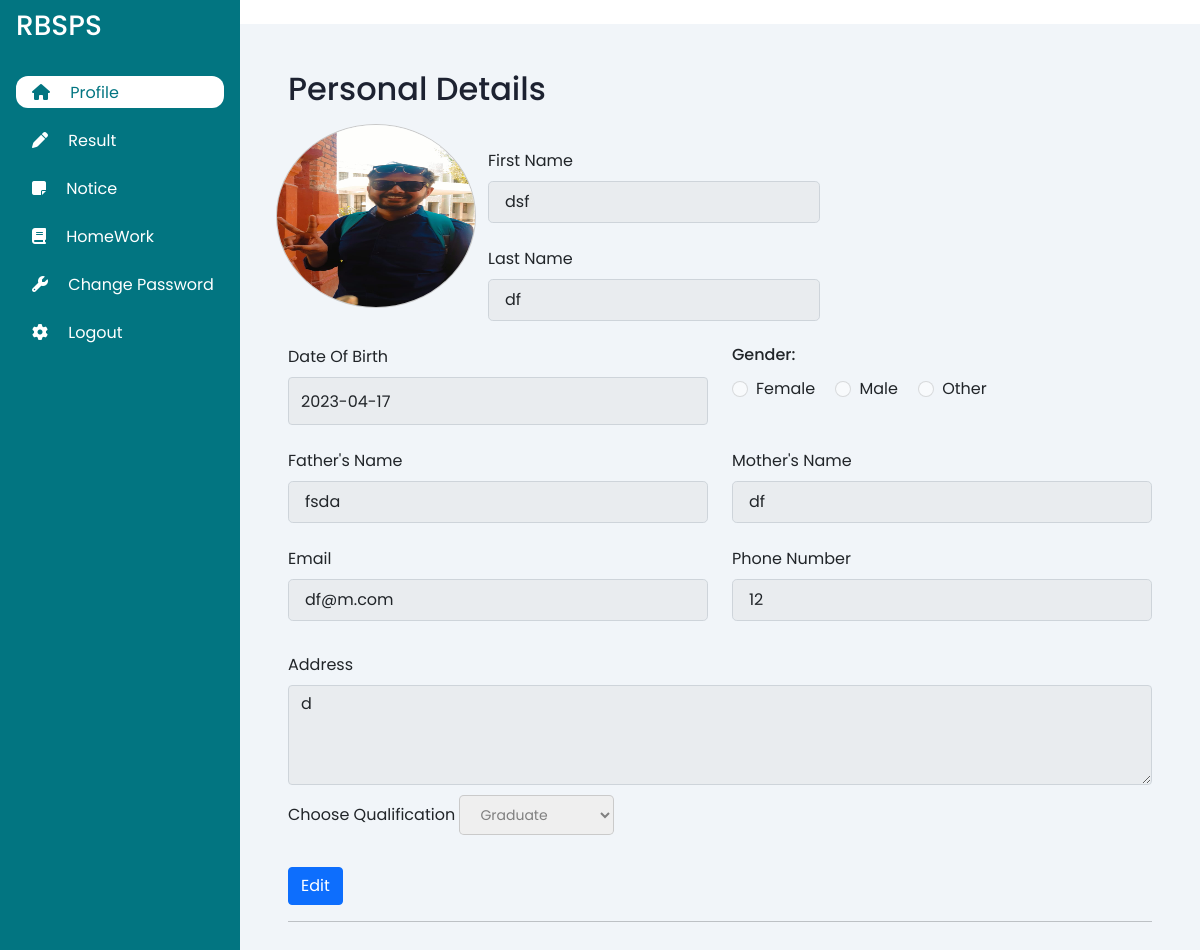
The page /teachers/ (signed in) on the database its author committed.
### tables this page shows
CREATE TABLE `teacher` (
  `sid` int(11) NOT NULL,
  `username` varchar(100) NOT NULL,
  `ph` int(15) NOT NULL,
  `name` varchar(100) NOT NULL,
  `gender` varchar(10) NOT NULL,
  `fname` varchar(100) NOT NULL,
  `mname` varchar(100) NOT NULL,
  `dob` date NOT NULL,
  `email` varchar(100) NOT NULL,
  `qual` varchar(100) NOT NULL,
  `lastname` varchar(100) NOT NULL,
  `address` text NOT NULL,
  `pass` varchar(260) NOT NULL,
  `path` varchar(500) NOT NULL
);

### teachers/index.php (the view, shortened to what this page needs)
<?php
require '../connection.php';
$user = $_SESSION['username'];
?>
<!DOCTYPE html>
<html lang="en">
<head>
    <link rel="stylesheet" href="//cdn.datatables.net/1.11.5/css/jquery.dataTables.min.css">
    <link rel="stylesheet" href="//cdn.datatables.net/1.12.1/css/jquery.dataTables.min.css">
    <link href="https://cdn.jsdelivr.net/npm/bootstrap@5.1.3/dist/css/bootstrap.min.css" rel="stylesheet"
>
    <link rel="stylesheet" href="style.css">
</head>
<body>
    <div class="sidebar">
        <div class="sidebar-header">
            <h3 class="brand">
                <span>RBSPS</span>
            </h3>
        </div>
        <div class="sidebar-menu">
            <ul>
                <li class="active">
                    <a href="#">
                        <i class="fa-sharp fa-solid fa-house"></i>
                        <span>Profile</span>
                    </a>
                </li>
                <li>
                    <a href="editResult.php">
                        <i class="fa-solid fa-pen"></i>
                        <span>Result</span>
                    </a>
                </li>
                <li>
                    <a href="viewNotice.php">
                        <i class="fa fa-sticky-note"></i>
                        <span>Notice</span>
                    </a>
                </li>
                <li>
                    <a href="assignHomework.php">
                        <i class="fa fa-book"></i>
                        <span>HomeWork</span>
                    </a>
                </li>
                <li>
                    <a href="">
                        <i class="fa-solid fa-wrench"></i>
                        <span>Change Password</span>
                    </a>
                </li>
                <li>
                    <a href="logout.php">
                        <i class="fa-solid fa-gear"></i>
                        <span>Logout</span>
                    </a>
                </li>
            </ul>
        </div>
    </div>
    <?php
$sql = "SELECT * FROM teacher WHERE username='$user'";
$result = mysqli_query($conn, $sql);
$row = mysqli_fetch_assoc($result)
?>
    <div class="main-content">
        <main>
            <h2 class="dash-title" style="margin-top: 30px;">Personal Details</h2>
            <form>
                <div class="row">
                    <img src="<?=$row['path']?>" alt="profile" style="border: 1px solid #c9c9c9; width: 12.5rem; height: 11.5rem; border-radius: 100%; background: white; padding: 0;" >
                    <div class="col" style="    margin-top: 25px; width: 75%">
                        <div class="col-md-6 mb-4">
                            <div class="form-outline">
                                <label class="form-label" for="firstName">First Name</label>
                                <input type="text" id="firstName" class="form-control form-control-lg"
                                    style="width:100%; font-size: 16px;" disabled  value="<?=$row['name']?>"/>
                            </div>
                        </div>
                        <div class="col-md-6 mb-4">
                            <div class="form-outline">
                                <label class="form-label" for="lastName">Last Name</label>
                                <input type="text" id="lastName" class="form-control form-control-lg" value="<?=$row['lastname']?>"
                                    disabled style="font-size: 16px;" />
                            </div>
                        </div>
                    </div>
                </div>
                <div class="row">
                    <div class="col-md-6 mb-4 d-flex align-items-center">
                        <div class="form-outline datepicker w-100">
                            <label for="birthdayDate" class="form-label">Date Of Birth</label>
                            <input type="text" class="form-control " id="birthdayDate" disabled
                                style="height: 48px; font-size: medium;" value="<?=$row['dob']?>">
                        </div>
                    </div>
                    <div class="col-md-6 mb-4">
                        <h6 class="mb-2 pb-1">Gender: </h6>
                        <?php
                        $gend = $row['gender'];
                        ?>
                        <div class="form-check form-check-inline">
                            <label class="form-check-label" for="femaleGender">Female</label>
                            <input class="form-check-input" type="radio" name="inlineRadioOptions" id="femaleGender"
                                value="Female" disabled <?php if($gend=='female'){echo 'checked';}?> />
                        </div>
                        <div class="form-check form-check-inline">
                            <label class="form-check-label" for="maleGender">Male</label>
                            <input class="form-check-input" type="radio" name="inlineRadioOptions" id="maleGender"
                                value="Male" disabled  <?php if($gend=='male'){echo 'checked';}?>/>
                        </div>
                        <div class="form-check form-check-inline">
                            <label class="form-check-label" for="otherGender">Other</label>
                            <input class="form-check-input" type="radio" name="inlineRadioOptions" id="otherGender"
                                value="Others" disabled <?php if($gend=='other'){echo 'checked';}?>/>
                        </div>
                    </div>
                </div>
                <div class="row">
                    <div class="col-md-6 mb-4">
                        <div class="form-outline">
                            <label class="form-label" for="father_name">Father's Name</label>
                            <input type="text" id="father_name" class="form-control form-control-lg"
                                style="width:100%; font-size: 16px;" value="<?=$row['fname']?>" disabled />
                        </div>
                    </div>
                    <div class="col-md-6 mb-4">
                        <div class="form-outline">
                            <label class="form-label" for="lastName">Mother's Name</label>
                            <input type="text" id="mother_name" class="form-control form-control-lg" disabled
                                style="font-size: 16px;" value="<?=$row['mname']?>" />
                        </div>
                    </div>
                </div>
                <div class="row">
                    <div class="col-md-6 mb-4 pb-2">
                        <div class="form-outline">
                            <label class="form-label" for="emailAddress">Email</label>
                            <input type="email" id="emailAddress" class="form-control form-control-lg" disabled
                                style="font-size: 16px;" value="<?=$row['email']?>" />
                        </div>
                    </div>
                    <div class="col-md-6 mb-4 pb-2">
                        <div class="form-outline">
                            <label class="form-label" for="phoneNumber">Phone Number</label>
                            <input type="tel" id="phoneNumber" class="form-control form-control-lg" disabled
                                style="font-size: 16px;" value="<?=$row['ph']?>" />
                        </div>
                    </div>
                </div>
                <div class="row">
                    <div style="margin-bottom:10px">
                        <label class="form-label" for="address">Address</label>
                        <textarea class="form-control" placeholder="" id="address" style="height:100px;" disabled
                            style="font-size: 16px;"><?=$row['address']?></textarea>
                    </div>
                    <div class="col-12">
                        <label class="form-label select-label">Choose Qualification</label>
                        <select class="select form-control-lg " style="font-size: 14px;" disabled>
                            <option value="1">Graduate</option>
                        </select><br>
                    </div>
                </div>
                <div class="mt-4 pt-2">
                    <a href="editDetails.php?username=<?=$row['username']?>"><button class="btn btn-primary" type="button"
                            value="Edit">Edit</button></a>
                </div>
                <hr>
            </form>
        </main>
    </div>
</body>
</html>

### teachers/style.css (style rules this page uses)
:root { --main-color: #027581; --color-dark: #1d2231; --text-grey: #8390A2; }
* { font-family: 'Poppins',sans-serif; margin: 0; padding: 0; text-decoration: none; list-style-type: none; box-sizing: border-box; }
.sidebar { height: 100%; width: 240px; position: fixed; left:0; top: 0; z-index: 100; background: var(--main-color ); color:#fff; overflow-y: auto; transition: width 500ms; }
.sidebar-header { display: flex; justify-content: space-between; align-items: center; height: 60px; padding: 0rem 1rem; }
.sidebar-menu { padding: 1rem; }
.sidebar li { margin-bottom: 1rem; }
.sidebar a { color: #fff; font-size: 1rem; text-decoration: none; }
.active { background-color:#fff; border-radius: 12px; }
.active a { color:#027581; }
.sidebar a i:first-child { padding: 0.5rem 1rem; }
.main-content { position: relative; margin-left: 240px; transition: margin-left 500ms; }
main { margin-top: 0; background: #f1f5f9; min-height: 90vh; padding: 1rem 3rem; }
.dash-title { color: var(--color-dark); margin-bottom: 1rem; }

### teachers/index.php (style rules this page uses)
.sidebar ul { padding-left: 0; }
.sidebar a { text-decoration: none; }

### rows shown on the page
teacher: path (picture), name "dsf", lastname "df", dob "2023-04-17", gender "☐ Female", gender "☐ Male", gender "☐ Other", fname "fsda", mname "df", email "df@m.com", ph "12", address "d"
